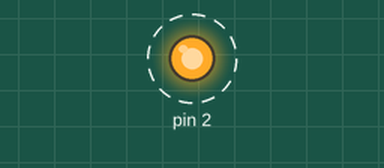
Bench run of a sketch on a simulated Arduino Uno, built with avr-gcc and run on an emulated ATmega328P. Parts: output pins drawn as LEDs (lit = HIGH). Dashed ring = blinking.

Above: at 0.5 s.
Timing chart, 0 to 4.6 s (numbered marks = the images above):
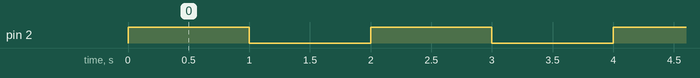

Measured:
- by itself, pin 2: alternates HIGH for 1.0 s and LOW for 1.0 s

The sketch:

first_example.ino
```cpp
bool ledOut = false;

void setup()
{
    pinMode(2, OUTPUT);
    digitalWrite(2, HIGH);
}


void loop()
{
    if(ledOut)
    {
        digitalWrite(2, LOW);
        ledOut = false;
    }
    else
    {
        digitalWrite(2, HIGH);
        ledOut = true;
    }


    delay(1000);
}
```
